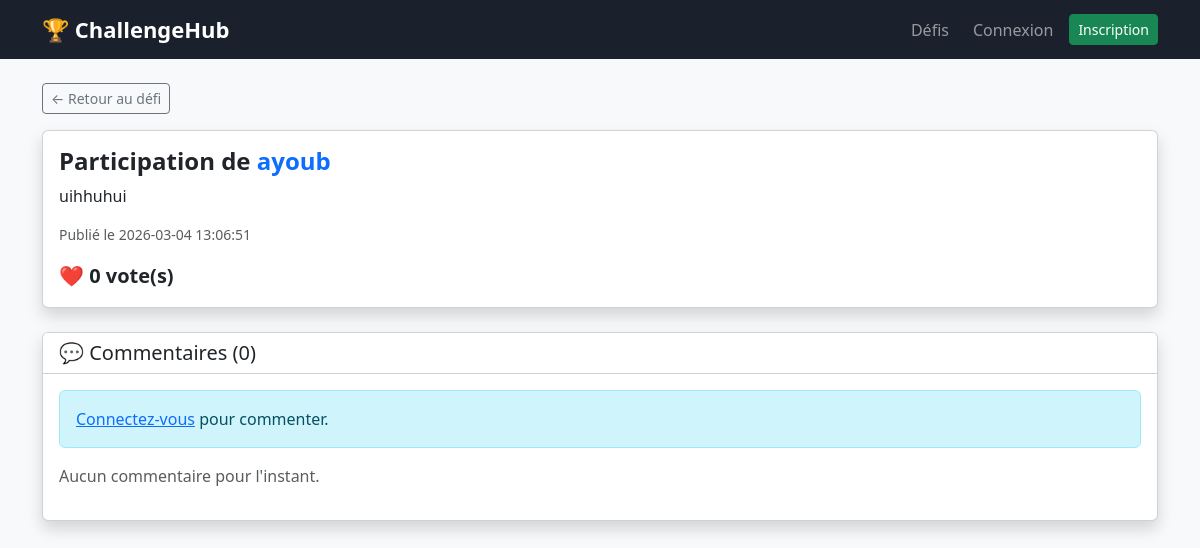
Page /app/views/submission_detaile.php?id=4&challenge_id=13 on the committed database.
### tables this page shows
CREATE TABLE `submissions` (
  `id` int(11) NOT NULL,
  `challenge_id` int(11) NOT NULL,
  `user_id` int(11) NOT NULL,
  `description` text NOT NULL,
  `created_at` datetime DEFAULT current_timestamp(),
  `image` varchar(255) DEFAULT NULL,
  `link` varchar(255) DEFAULT NULL
);

CREATE TABLE `users` (
  `id` int(11) NOT NULL,
  `name` varchar(100) NOT NULL,
  `email` varchar(100) NOT NULL,
  `password` varchar(255) NOT NULL,
  `created_at` datetime DEFAULT current_timestamp()
);

### config/database.php (called while the page is built)
<?php
class Database {
    private $host = "localhost";
    private $db_name = "challengehub";
    private $username = "root";
    private $password = "";
    public function connect() {
        try {
            $conn = new PDO(
                "mysql:host=" . $this->host . ";dbname=" . $this->db_name,
                $this->username,
                $this->password
            );
            $conn->setAttribute(PDO::ATTR_ERRMODE, PDO::ERRMODE_EXCEPTION);
            return $conn;
        } catch(PDOException $e) {
            die("Database error: " . $e->getMessage());
        }
    }
}

### app/models/Submission.php (called while the page is built, shortened)
<?php
require_once __DIR__ . "/../../config/database.php";
class Submission {
    private $conn;
    private $table = "submissions";
    public function __construct() {
        $database = new Database();
        $this->conn = $database->connect();
    }
    public function getById($id) {
        $query = "SELECT s.*, u.name AS author_name,
                    (SELECT COUNT(*) FROM votes v WHERE v.submission_id = s.id) AS vote_count
                  FROM " . $this->table . " s
                  JOIN users u ON s.user_id = u.id
                  WHERE s.id = ?";
        $stmt = $this->conn->prepare($query);
        $stmt->execute([$id]);
        return $stmt->fetch(PDO::FETCH_ASSOC);
    }
}

### app/models/vote.php (called while the page is built, shortened)
<?php
require_once __DIR__ . "/../../config/database.php";
class Vote {
    private $conn;
    private $table = "votes";
    public function __construct() {
        $database = new Database();
        $this->conn = $database->connect();
    }
    public function countVotes($submission_id) {
        $stmt = $this->conn->prepare("SELECT COUNT(*) FROM " . $this->table . "
            WHERE submission_id = ?");
        $stmt->execute([$submission_id]);
        return $stmt->fetchColumn();
    }
}

### app/models/comment.php (called while the page is built, shortened)
<?php
require_once __DIR__ . "/../../config/database.php";
class Comment {
    private $conn;
    private $table = "comments";
    public function __construct() {
        $database = new Database();
        $this->conn = $database->connect();
    }
    public function getBySubmissionId($submission_id) {
        $stmt = $this->conn->prepare("SELECT c.*, u.name AS author_name
            FROM " . $this->table . " c
            JOIN users u ON c.user_id = u.id
            WHERE c.submission_id = ?
            ORDER BY c.created_at ASC");
        $stmt->execute([$submission_id]);
        return $stmt->fetchAll(PDO::FETCH_ASSOC);
    }
}

### app/views/submission_detaile.php (the view, shortened to what this page needs)
<?php
require_once __DIR__ . "/../../config/database.php";
require_once __DIR__ . "/../models/Submission.php";
require_once __DIR__ . "/../models/Comment.php";
require_once __DIR__ . "/../models/Vote.php";
$id           = (int)($_GET['id'] ?? 0);
$submissionModel = new Submission();
$commentModel    = new Comment();
$voteModel       = new Vote();
$sub      = $submissionModel->getById($id);
$comments = $commentModel->getBySubmissionId($id);
$voteCount = $voteModel->countVotes($id);
$base   = (isset($_SERVER['HTTPS']) ? 'https' : 'http') . '://' . $_SERVER['HTTP_HOST'];
$folder = rtrim(dirname(dirname(dirname($_SERVER['SCRIPT_NAME']))), '/');
$baseUrl = $base . $folder;
?>
<!DOCTYPE html>
<html lang="fr">
<head>
    <link href="https://cdn.jsdelivr.net/npm/bootstrap@5.3.0/dist/css/bootstrap.min.css" rel="stylesheet">
    <link rel="stylesheet" href="../../public/css/style.css">
</head>
<body class="bg-light">
<?php include 'partials/navbar.php'; ?>
<div class="container py-4">
    <a href="challenge_detaille.php?id=<?= $sub['challenge_id'] ?>" class="btn btn-outline-secondary btn-sm mb-3">← Retour au défi</a>
    <div class="card shadow mb-4">
        <div class="card-body">
            <h4 class="fw-bold">Participation de <span class="text-primary"><?= htmlspecialchars($sub['author_name']) ?></span></h4>
            <p><?= nl2br(htmlspecialchars($sub['description'])) ?></p>
            <p class="text-muted small mt-2">Publié le <?= htmlspecialchars($sub['created_at']) ?></p>
            <div class="d-flex align-items-center gap-3 mt-3">
                <span class="fs-5 fw-bold">❤️ <?= $voteCount ?> vote(s)</span>
            </div>
        </div>
    </div>
    <div class="card shadow">
        <div class="card-header bg-white">
            <h5 class="mb-0">💬 Commentaires (<?= count($comments) ?>)</h5>
        </div>
        <div class="card-body">
            <?php if (!empty($_SESSION['user_id'])): ?>
                <form method="POST" action="<?= $baseUrl ?>/app/controllers/CommentController.php" class="mb-4">
                    <input type="hidden" name="csrf_token" value="<?= generateCsrfToken() ?>">
                    <input type="hidden" name="action" value="create">
                    <input type="hidden" name="submission_id" value="<?= $sub['id'] ?>">
                    <input type="hidden" name="challenge_id" value="<?= $sub['challenge_id'] ?>">
                    <div class="mb-2">
                        <textarea name="content" class="form-control" rows="3"
                            placeholder="Votre commentaire..." required></textarea>
                    </div>
                    <button type="submit" class="btn btn-primary btn-sm">💬 Commenter</button>
                </form>
            <?php else: ?>
                <div class="alert alert-info">
                    <a href="login.php">Connectez-vous</a> pour commenter.
                </div>
            <?php endif; ?>
            <?php if (empty($comments)): ?>
                <p class="text-muted">Aucun commentaire pour l'instant.</p>
            <?php endif; ?>
        </div>
    </div>
</div>
</body>
</html>

### rows in the picture
submissions: user.name "ayoub", description "uihhuhui", created_at "2026-03-04 13:06:51"

### other values in the picture
$voteCount "0"
count($comments) "0"
